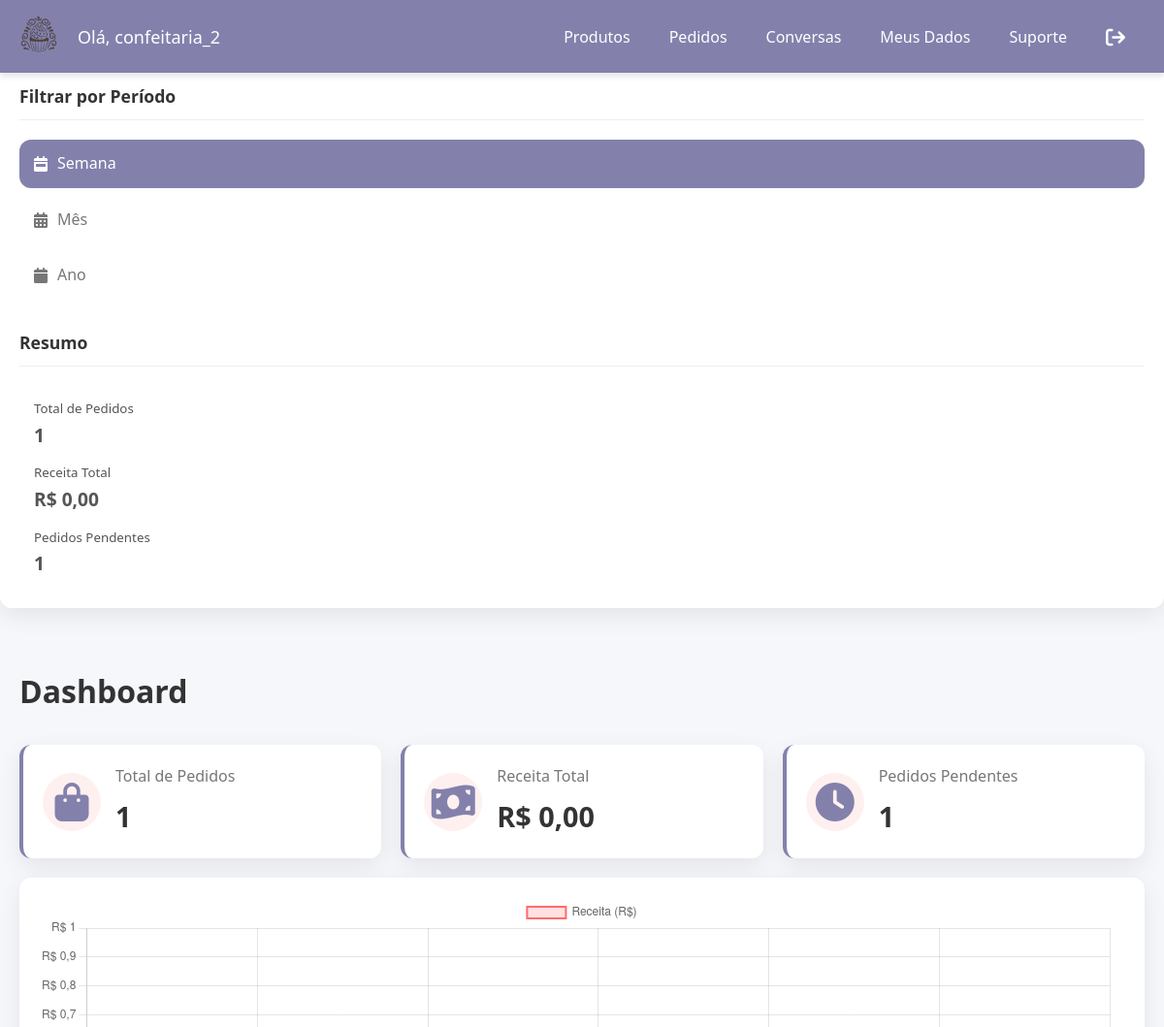
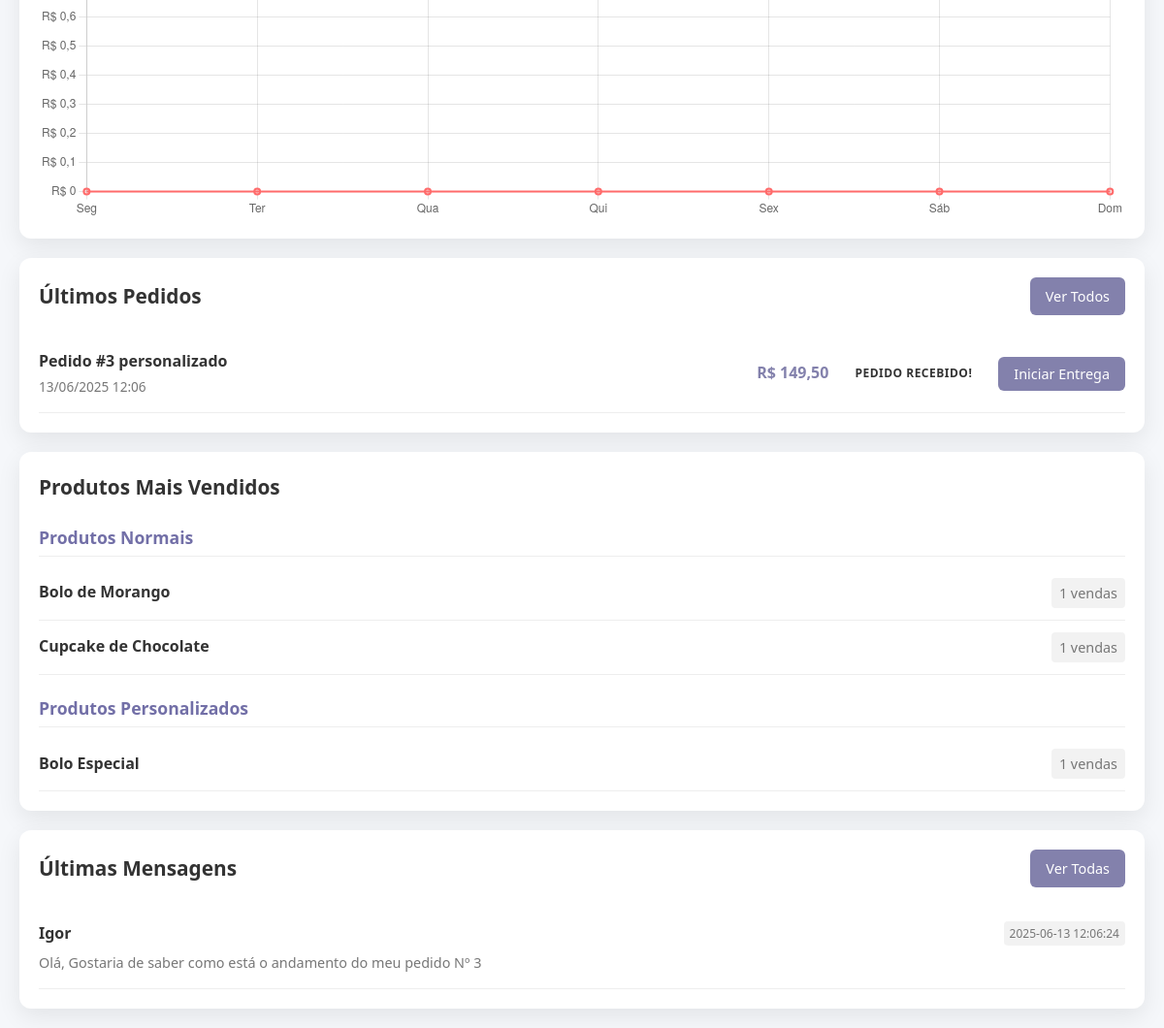
/view-confeitaria/dashboard.php (signed in), run on the app's committed database (2 pictures, top to bottom).
### tables this page shows
CREATE TABLE `tb_pedido_personalizado` (
  `id_pedido_personalizado` int(11) NOT NULL,
  `valor_total` decimal(10,2) DEFAULT NULL,
  `desconto` decimal(5,2) DEFAULT NULL,
  `data_pedido` timestamp NOT NULL DEFAULT current_timestamp(),
  `peso` decimal(6,3) DEFAULT NULL,
  `frete` decimal(10,2) DEFAULT NULL,
  `id_endereco_cliente` int(11) DEFAULT NULL,
  `id_forma_pagamento` int(11) DEFAULT NULL,
  `id_cobertura` int(11) DEFAULT NULL,
  `id_decoracao` int(11) DEFAULT NULL,
  `id_formato` int(11) DEFAULT NULL,
  `id_massa` int(11) DEFAULT NULL,
  `id_recheio` int(11) DEFAULT NULL,
  `id_personalizado` int(11) DEFAULT NULL,
  `id_cliente` int(11) DEFAULT NULL,
  `id_status` int(11) DEFAULT 1
);

CREATE TABLE `tb_status` (
  `id_status` int(11) NOT NULL,
  `tipo_status` varchar(255) NOT NULL
);

CREATE TABLE `tb_pedido` (
  `id_pedido` int(11) NOT NULL,
  `valor_total` decimal(10,2) DEFAULT NULL,
  `desconto` decimal(5,2) DEFAULT NULL,
  `data_pedido` timestamp NOT NULL DEFAULT current_timestamp(),
  `frete` decimal(10,2) DEFAULT 0.00,
  `id_endereco_cliente` int(11) DEFAULT NULL,
  `id_forma_pagamento` int(11) DEFAULT NULL,
  `id_cliente` int(11) DEFAULT NULL,
  `id_status` int(11) DEFAULT 1
);

CREATE TABLE `tb_produto` (
  `id_produto` int(11) NOT NULL,
  `nome_produto` varchar(255) DEFAULT NULL,
  `desc_produto` text DEFAULT NULL,
  `valor_produto` decimal(10,2) DEFAULT NULL,
  `frete` decimal(10,2) DEFAULT NULL,
  `produto_ativo` tinyint(1) DEFAULT 1,
  `limite_entrega` int(11) DEFAULT NULL,
  `img_produto` varchar(255) DEFAULT NULL,
  `id_tipo_produto` int(11) DEFAULT NULL,
  `id_confeitaria` int(11) DEFAULT NULL
);

CREATE TABLE `tb_personalizado` (
  `id_personalizado` int(11) NOT NULL,
  `nome_personalizado` varchar(255) DEFAULT NULL,
  `desc_personalizado` text DEFAULT NULL,
  `img_personalizado` varchar(255) DEFAULT NULL,
  `cobertura_ativa` tinyint(1) DEFAULT 0,
  `decoracao_ativa` tinyint(1) DEFAULT 0,
  `formato_ativa` tinyint(1) DEFAULT 0,
  `massa_ativa` tinyint(1) DEFAULT 0,
  `recheio_ativa` tinyint(1) DEFAULT 0,
  `personalizado_ativo` tinyint(1) DEFAULT 1,
  `limite_entrega` int(11) DEFAULT NULL,
  `id_tipo_produto` int(11) DEFAULT NULL,
  `id_confeitaria` int(11) DEFAULT NULL
);

CREATE TABLE `tb_mensagem` (
  `id_mensagem` int(11) NOT NULL,
  `desc_mensagem` varchar(255) DEFAULT NULL,
  `hora_envio` timestamp NOT NULL DEFAULT current_timestamp(),
  `status_mensagem` varchar(20) DEFAULT 'nao_lido',
  `id_remetente` int(11) DEFAULT NULL,
  `id_destinatario` int(11) DEFAULT NULL
);

CREATE TABLE `tb_cliente` (
  `id_cliente` int(11) NOT NULL,
  `nome_cliente` varchar(255) DEFAULT NULL,
  `cpf_cliente` varchar(14) DEFAULT NULL,
  `data_nasc` date DEFAULT NULL,
  `id_usuario` int(11) DEFAULT NULL
);

### view-confeitaria/dashboard.php (the view, shortened to what the rows shown need)
<?php
$configController = new ControllerConfig();
$pedidos = $configController->pedido->getPedidosConfeitaria($_SESSION['idConfeitaria']);
$pedidosPersonalizados = $configController->pedidoPersonalizado->getPersonalizadosByConfeitaria();
$mensagens = $configController->chat->viewMensagemNaoLida($_SESSION['idUsuario']);
$periodo = isset($_GET['periodo']) ? $_GET['periodo'] : 'semana';
function getDadosGraficoPorPeriodo($periodo, $pedidos, $pedidosPersonalizados)
{
    $dados = [];
    $todosPedidos = array_merge($pedidos, $pedidosPersonalizados);
    if ($periodo === 'semana') {
        $labels = ['Seg', 'Ter', 'Qua', 'Qui', 'Sex', 'Sáb', 'Dom'];
        $valores = [];
        for ($i = 1; $i <= 7; $i++) {
            $valores[] = $dados[$i] ?? 0;
        }
    } elseif ($periodo === 'mes') {
        $labels = ['Sem 1', 'Sem 2', 'Sem 3', 'Sem 4', 'Sem 5'];
        $valores = [];
        for ($i = 1; $i <= 5; $i++) {
            $valores[] = $dados[$i] ?? 0;
        }
    } else {
        $labels = ['Jan', 'Fev', 'Mar', 'Abr', 'Mai', 'Jun', 'Jul', 'Ago', 'Set', 'Out', 'Nov', 'Dez'];
        $valores = [];
        for ($i = 1; $i <= 12; $i++) {
            $valores[] = $dados[$i] ?? 0;
        }
    }
    return [
        'labels' => $labels,
        'valores' => $valores
    ];
}
function getDadosGenericos($periodo, $pedidos, $pedidosPersonalizados, $mensagens)
{
    $pedidos_sem = [];
    $pedidos_mes = [];
    $pedidos_ano = [];
    $mensagensFormatadas = [];
    foreach ($mensagens as $m) {
        $mensagensFormatadas[] = [
            'remetente' => $m['nome_cliente'],
            'hora' => $m['hora_envio'],
            'mensagem' => $m['desc_mensagem'],
            'tipo' => $m['tipo']
        ];
    }
    function dentroDoIntervalo($dataPedido, $dias)
    {
        $dataPedidoTime = strtotime($dataPedido);
        $hoje = strtotime('now');
        $diferenca = ($hoje - $dataPedidoTime) / (60 * 60 * 24);
        return $diferenca <= $dias;
    }
    foreach ($pedidos as $pedido) {
        $pedidoFormatado = [
            'id' => $pedido['id_pedido'],
            'data' => date('Y-m-d H:i', strtotime($pedido['data_pedido'])),
            'valor' => $pedido['valor_total'],
            'status' => $pedido['tipo_status'],
            'tipo' => 'normal'
        ];
        if (dentroDoIntervalo($pedido['data_pedido'], 30)) {
            $pedidos_mes[] = $pedidoFormatado;
        }
        if (dentroDoIntervalo($pedido['data_pedido'], 365)) {
            $pedidos_ano[] = $pedidoFormatado;
        }
    }
    foreach ($pedidosPersonalizados as $pedido) {
        $pedidoFormatado = [
            'id' => $pedido['id_pedido_personalizado'],
            'data' => date('Y-m-d H:i', strtotime($pedido['data_pedido'])),
            'valor' => $pedido['valor_total'],
            'status' => $pedido['tipo_status'],
            'tipo' => 'personalizado'
        ];
        if (dentroDoIntervalo($pedido['data_pedido'], 7)) {
            $pedidos_sem[] = $pedidoFormatado;
        }
        if (dentroDoIntervalo($pedido['data_pedido'], 30)) {
            $pedidos_mes[] = $pedidoFormatado;
        }
        if (dentroDoIntervalo($pedido['data_pedido'], 365)) {
            $pedidos_ano[] = $pedidoFormatado;
        }
    }
    function getMaisVendidos($pedidosNormais, $pedidosPersonalizados)
    {
        $normais = [];
        $personalizados = [];
        foreach ($pedidosNormais as $pedido) {
            $nome = $pedido['nome_produto'] ?? 'Produto sem nome';
            $desc = $pedido['desc_produto'] ?? '';
            $chave = $nome . '|' . $desc;
            if (!isset($normais[$chave])) {
                $normais[$chave] = [
                    'nome' => $nome,
                    'descricao' => $desc,
                    'vendas' => 0
                ];
            }
            $normais[$chave]['vendas'] += intval($pedido['quantidade']);
        }
        foreach ($pedidosPersonalizados as $pedido) {
            $nome = $pedido['nome_personalizado'] ?? 'Personalizado sem nome';
            $desc = $pedido['desc_personalizado'] ?? '';
            $chave = $nome . '|' . $desc;
            if (!isset($personalizados[$chave])) {
                $personalizados[$chave] = [
                    'nome' => $nome,
                    'descricao' => $desc,
                    'vendas' => 0
                ];
            }
            $personalizados[$chave]['vendas'] += 1;
        }
        usort($normais, fn($a, $b) => $b['vendas'] <=> $a['vendas']);
        usort($personalizados, fn($a, $b) => $b['vendas'] <=> $a['vendas']);
        return [
            'normais' => array_slice(array_values($normais), 0, 3),
            'personalizados' => array_slice(array_values($personalizados), 0, 3)
        ];
    }
    $dados = [
        'semana' => [
            'pedidos' => $pedidos_sem,
            'produtos' => getMaisVendidos($pedidos, $pedidosPersonalizados),
            'mensagens' => $mensagensFormatadas,
            'stats' => [
                'total_pedidos' => count($pedidos_sem),
                'receita_total' => array_sum(array_map(
                    fn($p) => $p['status'] === 'Entregue!' ? $p['valor'] : 0,
                    $pedidos_sem
                )),
                'pedidos_pendentes' => count(array_filter($pedidos_sem, fn($p) => $p['status'] === 'Pedido Recebido!' || $p['status'] === 'Em Preparo!' || $p['status'] === 'Em Rota de Entrega!'))
            ]
        ],
        'mes' => [
            'pedidos' => $pedidos_mes,
            'produtos' => getMaisVendidos($pedidos, $pedidosPersonalizados),
            'mensagens' => $mensagensFormatadas,
            'stats' => [
                'total_pedidos' => count($pedidos_mes),
                'receita_total' => array_sum(array_map(
                    fn($p) => $p['status'] === 'Entregue!' ? $p['valor'] : 0,
                    $pedidos_mes
                )),
                'pedidos_pendentes' => count(array_filter($pedidos_mes, fn($p) => $p['status'] === 'Pedido Recebido!'))
            ]
        ],
        'ano' => [
            'pedidos' => $pedidos_ano,
            'produtos' => getMaisVendidos($pedidos, $pedidosPersonalizados),
            'mensagens' => $mensagensFormatadas,
            'stats' => [
                'total_pedidos' => count($pedidos_ano),
                'receita_total' => array_sum(array_map(
                    fn($p) => $p['status'] === 'Entregue!' ? $p['valor'] : 0,
                    $pedidos_ano
                )),
                'pedidos_pendentes' => count(array_filter($pedidos_ano, fn($p) => $p['status'] === 'Pedido Recebido!'))
            ]
        ]
    ];
    return $dados[$periodo];
}
$dados = getDadosGenericos($periodo, $pedidos, $pedidosPersonalizados, $mensagens);
$dadosGrafico = getDadosGraficoPorPeriodo($periodo, $pedidos, $pedidosPersonalizados);
?>
<!DOCTYPE html>
<html lang="pt-BR">
<head>
    <link rel="stylesheet" href="https://cdnjs.cloudflare.com/ajax/libs/font-awesome/6.5.1/css/all.min.css">
    <link rel="stylesheet" href="../assets/css/style-menu.css">
    <link rel="stylesheet" href="../assets/css/style-dashboard.css">
</head>
<body>
    <div class="dashboard-wrapper">
        <div class="dashboard-content">
            <h1>Dashboard</h1>
            <div class="content-grid">
                <div class="orders-container">
                    <div class="section-header">
                        <h2 class="section-title">Últimos Pedidos</h2>
                    </div>
                    <?php if (!empty($dados['pedidos'])): ?>
                        <?php foreach ($dados['pedidos'] as $pedido): ?>
                            <div class="order-item">
                                <div class="order-info">
                                    <div class="order-id">Pedido #<?php echo $pedido['id']; ?>         <?php echo $pedido['tipo']; ?>
                                    </div>
                                    <div class="order-date"><?php echo date('d/m/Y H:i', strtotime($pedido['data'])); ?></div>
                                </div>
                                <div class="order-value">R$ <?php echo number_format($pedido['valor'], 2, ',', '.'); ?></div>
                                <div class="order-status status-<?php echo str_replace('_', '-', $pedido['status']); ?>">
                                    <?php
                                    $bloqueados = [
                                        'Entregue!',
                                        'Em rota de Entrega!',
                                        'Cancelado pelo Cliente',
                                        'Cancelado pela Confeitaria'
                                    ];
                                    echo ucfirst($pedido['status']);
                                    ?>
                                </div>
                                <?php if (!in_array($pedido['status'], $bloqueados)): ?>
                                    <form method="POST" action="">
                                        <button type="submit" class="btn">Iniciar Entrega</button>
                                    </form>
                                <?php endif; ?>
                            </div>
                        <?php endforeach; ?>
                    <?php else: ?>
                        Nenhum pedido encontrado.
                    <?php endif; ?>
                </div>
                <div>
                    <div class="products-container">
                        <div class="section-header">
                            <h2 class="section-title">Produtos Mais Vendidos</h2>
                        </div>
                        <?php if (!empty($dados['produtos']['normais'])): ?>
                            <?php foreach ($dados['produtos']['normais'] as $produto): ?>
                                <div class="product-item">
                                    <div class="product-name"><?php echo $produto['nome']; ?></div>
                                    <div class="product-sales"><?php echo $produto['vendas']; ?> vendas</div>
                                </div>
                            <?php endforeach; ?>
                        <?php else: ?>
                            <p>Nenhum produto normal encontrado.</p>
                        <?php endif; ?>
                        <?php if (!empty($dados['produtos']['personalizados'])): ?>
                            <?php foreach ($dados['produtos']['personalizados'] as $produto): ?>
                                <div class="product-item">
                                    <div class="product-name"><?php echo $produto['nome']; ?></div>
                                    <div class="product-sales"><?php echo $produto['vendas']; ?> vendas</div>
                                </div>
                            <?php endforeach; ?>
                        <?php else: ?>
                            <p>Nenhum produto personalizado encontrado.</p>
                        <?php endif; ?>
                    </div>
                    <div class="messages-container" style="margin-top: 20px;">
                        <div class="section-header">
                            <h2 class="section-title">Últimas Mensagens</h2>
                        </div>
                        <?php if (!empty($dados['mensagens'])): ?>
                            <?php foreach ($dados['mensagens'] as $mensagem): ?>
                                <div class="message-item">
                                    <div class="message-header">
                                        <div class="message-sender"><?php echo $mensagem['remetente']; ?></div>
                                        <div class="message-time"><?php echo $mensagem['hora']; ?></div>
                                    </div>
                                    <div class="message-preview"><?php echo $mensagem['mensagem']; ?></div>
                                </div>
                            <?php endforeach; ?>
                        <?php else: ?>
                            <p>Nenhuma mensagem encontrada.</p>
                        <?php endif; ?>
                    </div>
                </div>
            </div>
        </div>
    </div>
    <script>
        // Configuração do gráfico
        document.addEventListener('DOMContentLoaded', function () {
            const ctx = document.getElementById('revenueChart').getContext('2d');
            // Dados do gráfico baseados no período selecionado
            const chartData = {
                labels: <?php echo json_encode($dadosGrafico['labels']); ?>,
                datasets: [{
                    label: 'Receita (R$)',
                    data: <?php echo json_encode($dadosGrafico['valores']); ?>,
                    backgroundColor: 'rgba(255, 107, 107, 0.2)',
                    borderColor: 'rgba(255, 107, 107, 1)',
                    borderWidth: 2,
                    tension: 0.1,
                    fill: true
                }]
            };
            const chartOptions = {
                responsive: true,
                maintainAspectRatio: false,
                scales: {
                    y: {
                        beginAtZero: true,
                        ticks: {
                            callback: function (value) {
                                return 'R$ ' + value.toLocaleString('pt-BR');
                            }
                        }
                    }
                },
                plugins: {
                    tooltip: {
                        callbacks: {
                            label: function (context) {
                                return 'Receita: R$ ' + context.raw.toLocaleString('pt-BR', { minimumFractionDigits: 2 });
                            }
                        }
                    }
                }
            };
            new Chart(ctx, {
                type: 'line',
                data: chartData,
                options: chartOptions
            });
        });
    </script>
</body>
</html>

### data on the page
tb_pedido_personalizado: id "3", tipo "personalizado", data "13/06/2025 12:06", valor_total "149,50", id_status.tipo_status "PEDIDO RECEBIDO!", id_personalizado.nome_personalizado "Bolo Especial", vendas "1"
tb_pedido: tb_produto.nome_produto "Bolo de Morango", vendas "1", tb_produto.nome_produto "Cupcake de Chocolate"
tb_mensagem: tb_cliente.nome_cliente "Igor", hora_envio "2025-06-13 12:06:24", desc_mensagem "Olá, Gostaria de saber como está o andamento do meu pedido Nº 3"

### other printed values
$_SESSION['nome'] "confeitaria_2"
$dados['stats']['total_pedidos'] "1"
$dados['stats']['receita_total'] "0,00"
$dados['stats']['pedidos_pendentes'] "1"
chart data {{ json_encode($dadosGrafico['valores']) }} [0,0,0,0,0,0,0]
